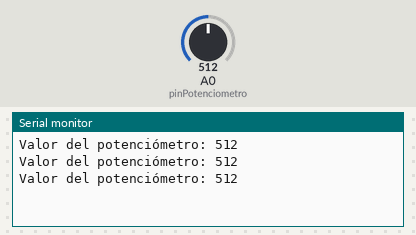
Bench run of a sketch on a simulated Arduino Uno, built with avr-gcc and run on an emulated ATmega328P. Shown: the last lines printed to the serial monitor. The test bench sets the inputs (shaded band); at power-on: A0 (pinPotenciometro) = 512.

Above: at 1.3 s.
1.4 s: A0 (pinPotenciometro) set to 716
At 1.9 s:
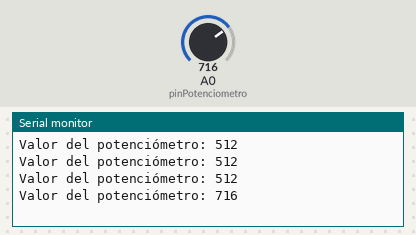
2.9 s: A0 (pinPotenciometro) set to 900
At 3.4 s:
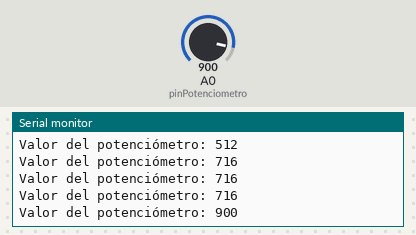
Timing chart, 0 to 5.9 s (numbered marks = the images above; inputs shaded):
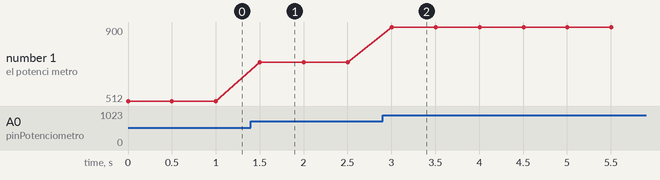

The sketch:

lectura_de_variable_analogico1.ino
```cpp
const int pinPotenciometro = A0;

void setup() {
  Serial.begin(9600);
}

void loop() {
  int valorPotenciometro = analogRead(pinPotenciometro);
  Serial.print("Valor del potenciómetro: ");
  Serial.println(valorPotenciometro);

  delay(500);
}
```

Measured:
- after the input at 1.4 s, the serial monitor: prints a new line after 0.10 s (image 1)
- after the input at 2.9 s, the serial monitor: prints a new line after 0.10 s (image 2)
- plotted number 1: 512 → 716 after the input at 1.4 s, 716 → 900 after the input at 2.9 s
